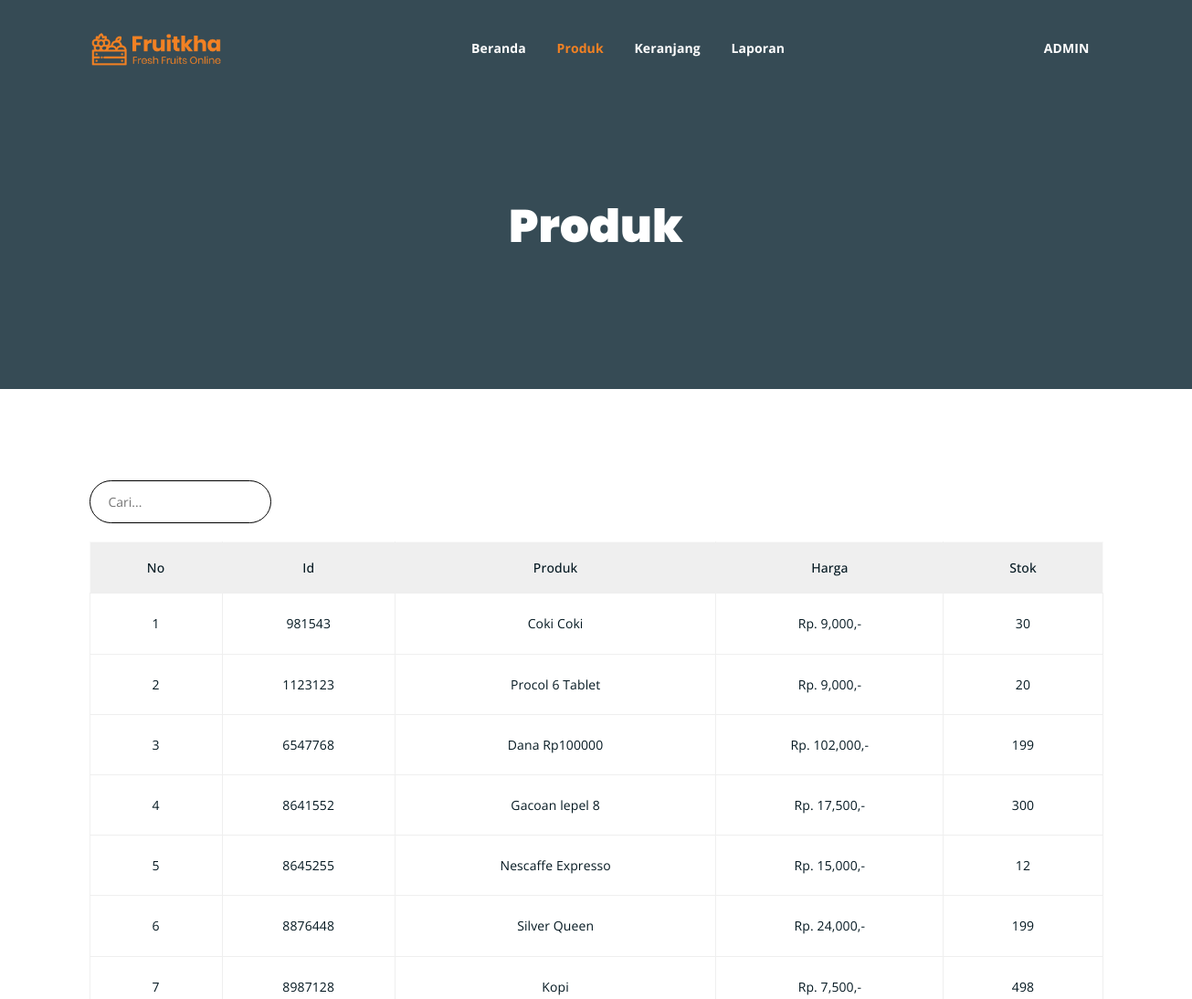
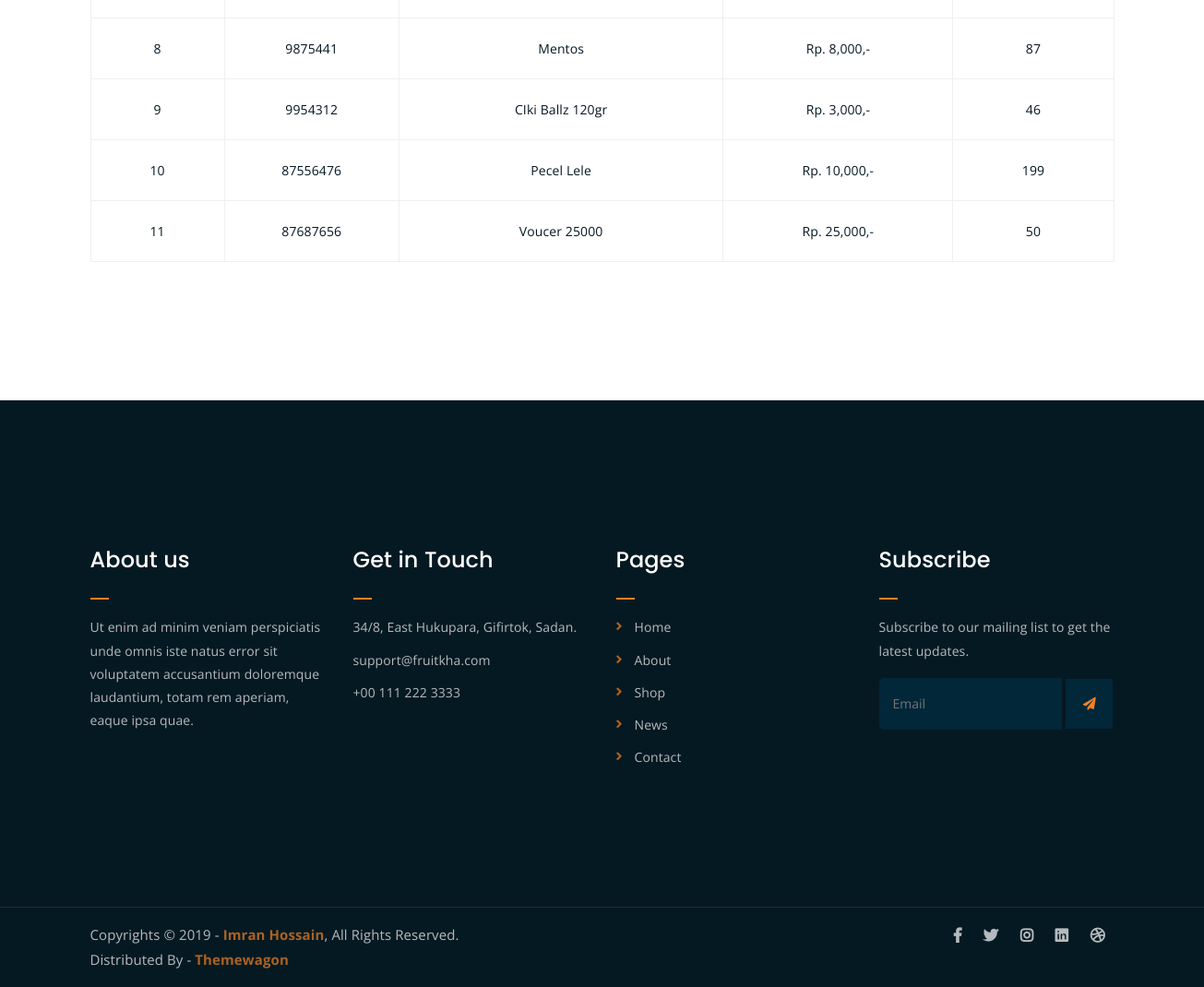
/kasir/produk.php (signed in), run on the app's committed database (2 pictures, top to bottom).
### tables this page shows
CREATE TABLE `produk` (
  `idproduk` int NOT NULL,
  `namaproduk` varchar(255) NOT NULL,
  `harga` varchar(255) NOT NULL,
  `stok` int NOT NULL
);

### kasir/produk.php (the view, shortened to what this page needs)
<?php
include 'include/config.php';
if (isset($_POST['cari'])) {
	$cari = $_POST['cari'];
	$queryproduk = mysqli_query($conn, "SELECT * FROM produk WHERE
						idproduk LIKE '%$cari%' OR namaproduk LIKE '%$cari%'");
} else {
	$queryproduk = mysqli_query($conn, "SELECT *from produk");
}
?>
<!DOCTYPE html>
<html lang="en">
<head>
	<link rel="stylesheet" href="assets/css/all.min.css">
	<link rel="stylesheet" href="assets/bootstrap/css/bootstrap.min.css">
	<link rel="stylesheet" href="assets/css/owl.carousel.css">
	<link rel="stylesheet" href="assets/css/magnific-popup.css">
	<link rel="stylesheet" href="assets/css/animate.css">
	<link rel="stylesheet" href="assets/css/meanmenu.min.css">
	<link rel="stylesheet" href="assets/css/main.css">
	<link rel="stylesheet" href="assets/css/responsive.css">
</head>
<body>
	<div class="top-header-area" id="sticker">
		<div class="container">
			<div class="row">
				<div class="col-lg-12 col-sm-12 text-center">
					<div class="main-menu-wrap">
						<div class="site-logo">
							<a href="#">
								<img src="assets/img/logo.png" alt="">
							</a>
						</div>
						<nav class="main-menu">
							<ul>
								<li><a href="beranda.php">Beranda</a></li>
								<li class="current-list-item"><a href="#">Produk</a></li>
								<li><a href="keranjang.php">Keranjang</a></li>
								<li><a href="laporan.php">Laporan</a></li>
								<li><a href="#">
										<?php echo $_SESSION['nama']; ?>
									</a>
								</li>
							</ul>
						</nav>
					</div>
				</div>
			</div>
		</div>
	</div>
	<div class="breadcrumb-section breadcrumb-bg">
		<div class="container">
			<div class="row">
				<div class="col-lg-8 offset-lg-2 text-center">
					<div class="breadcrumb-text">
						<h1>Produk</h1>
					</div>
				</div>
			</div>
		</div>
	</div>
	<div class="cart-section mt-100 mb-150">
		<div class="container">
			<div class="row">
				<div class="col-md-12">
					<form class="searchform" action="" method="post" style="margin-bottom:20px;" >
						<input type="text" placeholder="Cari..." name="cari">
					</form>
					<div class="cart-table-wrap">
						<table class="cart-table">
							<thead class="cart-table-head">
								<tr class="table-head-row">
									<th>No</th>
									<th>Id</th>
									<th class="product-name">Produk</th>
									<th class="product-price">Harga</th>
									<th class="product-total">Stok</th>
								</tr>
							</thead>
							<tbody>
								<?php if (mysqli_num_rows($queryproduk) > 0) { ?>
									<?php
									$i = 1;
									while ($rowp = mysqli_fetch_assoc($queryproduk)) {
										?>
										<tr class="table-body-row">
											<td>
												<?php echo $i ?>
											</td>
											<td>
												<?php echo $rowp['idproduk']; ?>
											</td>
											<td class="product-name">
												<?php echo $rowp['namaproduk']; ?>
											</td>
											<td class="product-price">Rp.
												<?php echo number_format($rowp['harga']); ?>,-
											</td>
											<td class="product-total">
												<?php echo $rowp['stok']; ?>
											</td>
										</tr>
										<?php
										$i++;
									}
								} else {
									echo "<tr><td colspan='7'>Data tidak ditemukan<td></tr>";
								} ?>
							</tbody>
						</table>
					</div>
				</div>
			</div>
		</div>
	</div>
	<div class="footer-area">
		<div class="container">
			<div class="row">
				<div class="col-lg-3 col-md-6">
					<div class="footer-box about-widget">
						<h2 class="widget-title">About us</h2>
						<p>Ut enim ad minim veniam perspiciatis unde omnis iste natus error sit voluptatem accusantium
							doloremque laudantium, totam rem aperiam, eaque ipsa quae.</p>
					</div>
				</div>
				<div class="col-lg-3 col-md-6">
					<div class="footer-box get-in-touch">
						<h2 class="widget-title">Get in Touch</h2>
						<ul>
							<li>34/8, East Hukupara, Gifirtok, Sadan.</li>
							<li>support@fruitkha.com</li>
							<li>+00 111 222 3333</li>
						</ul>
					</div>
				</div>
				<div class="col-lg-3 col-md-6">
					<div class="footer-box pages">
						<h2 class="widget-title">Pages</h2>
						<ul>
							<li><a href="index.html">Home</a></li>
							<li><a href="about.html">About</a></li>
							<li><a href="services.html">Shop</a></li>
							<li><a href="news.html">News</a></li>
							<li><a href="contact.html">Contact</a></li>
						</ul>
					</div>
				</div>
				<div class="col-lg-3 col-md-6">
					<div class="footer-box subscribe">
						<h2 class="widget-title">Subscribe</h2>
						<p>Subscribe to our mailing list to get the latest updates.</p>
						<form action="index.html">
							<input type="email" placeholder="Email">
							<button type="submit"><i class="fas fa-paper-plane"></i></button>
						</form>
					</div>
				</div>
			</div>
		</div>
	</div>
	<div class="copyright">
		<div class="container">
			<div class="row">
				<div class="col-lg-6 col-md-12">
					<p>Copyrights &copy; 2019 - <a href="https://imransdesign.com/">Imran Hossain</a>, All Rights
						Reserved.<br>
						Distributed By - <a href="https://themewagon.com/">Themewagon</a>
					</p>
				</div>
				<div class="col-lg-6 text-right col-md-12">
					<div class="social-icons">
						<ul>
							<li><a href="#" target="_blank"><i class="fab fa-facebook-f"></i></a></li>
							<li><a href="#" target="_blank"><i class="fab fa-twitter"></i></a></li>
							<li><a href="#" target="_blank"><i class="fab fa-instagram"></i></a></li>
							<li><a href="#" target="_blank"><i class="fab fa-linkedin"></i></a></li>
							<li><a href="#" target="_blank"><i class="fab fa-dribbble"></i></a></li>
						</ul>
					</div>
				</div>
			</div>
		</div>
	</div>
</body>
</html>

### data on the page
produk: idproduk "981543", namaproduk "Coki Coki", harga "9,000", stok "30"
produk: idproduk "1123123", namaproduk "Procol 6 Tablet", harga "9,000", stok "20"
produk: idproduk "6547768", namaproduk "Dana Rp100000", harga "102,000", stok "199"
produk: idproduk "8641552", namaproduk "Gacoan lepel 8", harga "17,500", stok "300"
produk: idproduk "8645255", namaproduk "Nescaffe Expresso", harga "15,000", stok "12"
produk: idproduk "8876448", namaproduk "Silver Queen", harga "24,000", stok "199"
produk: idproduk "8987128", namaproduk "Kopi", harga "7,500", stok "498"
produk: idproduk "9875441", namaproduk "Mentos", harga "8,000", stok "87"
produk: idproduk "9954312", namaproduk "CIki Ballz 120gr", harga "3,000", stok "46"
produk: idproduk "87556476", namaproduk "Pecel Lele", harga "10,000", stok "199"
produk: idproduk "87687656", namaproduk "Voucer 25000", harga "25,000", stok "50"

### other printed values
$_SESSION['nama'] "ADMIN"
